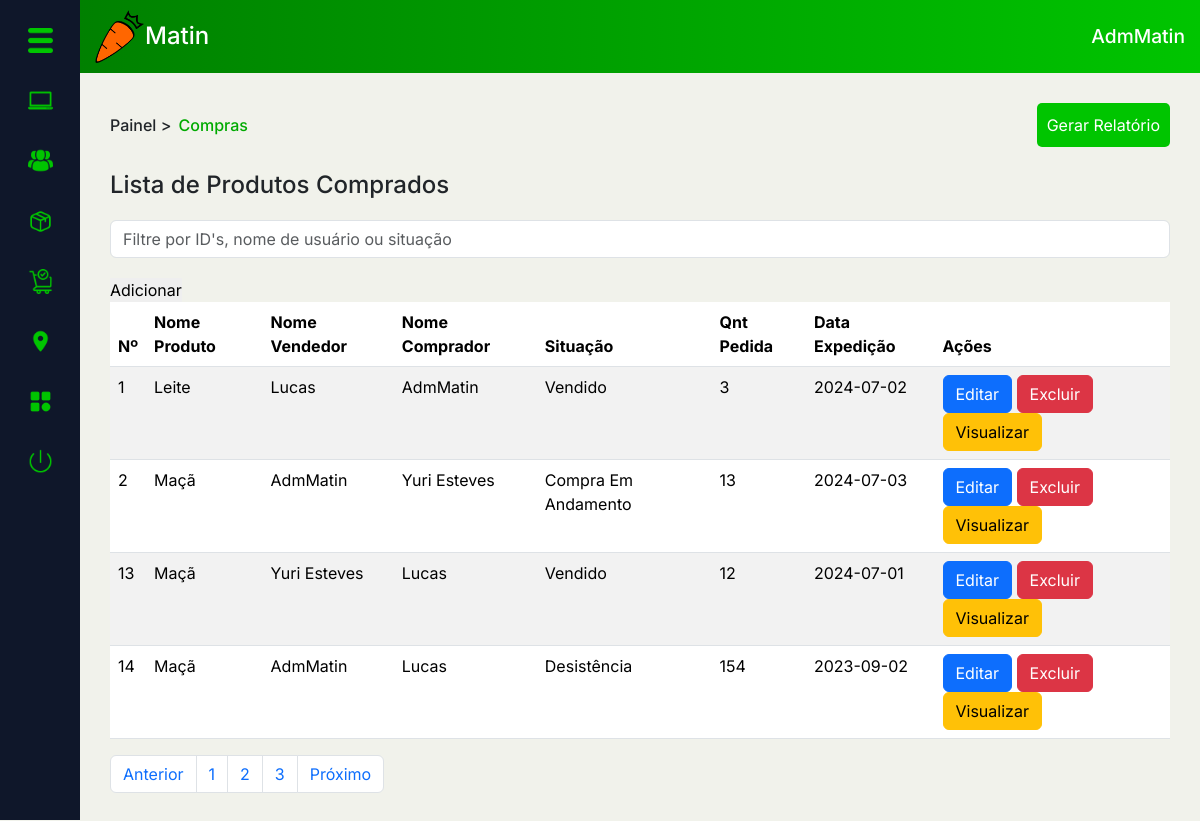
Page /PAGES/dashboard.php?page=compra_list (signed in) on the committed database.
### tables this page shows
CREATE TABLE `usuario` (
  `idUsu` int(11) NOT NULL,
  `nome_usu` varchar(50) NOT NULL,
  `ativo` enum('0','1') NOT NULL DEFAULT '1',
  `data_criacao` date NOT NULL,
  `email_usu` varchar(100) NOT NULL,
  `senha_usu` varchar(45) NOT NULL,
  `tel_usu` varchar(45) NOT NULL,
  `fotos_usu` varchar(45) NOT NULL DEFAULT 'sem_foto.png',
  `premium` enum('0','1') NOT NULL,
  `NR` varchar(45) NOT NULL,
  `comp` varchar(45) NOT NULL,
  `TCIR` enum('CPF','CNPJ') NOT NULL,
  `NRCIR` varchar(45) NOT NULL,
  `nvl_usu` enum('A','F','C') NOT NULL DEFAULT 'C',
  `Local_CEP` int(11) NOT NULL,
  `tipoLocal` enum('casa','trabalho') NOT NULL,
  `infoAddLocal` varchar(100) NOT NULL,
  `qnt_vendas_usuario` int(11) NOT NULL DEFAULT 0,
  `visto_por_ultimo` datetime DEFAULT NULL,
  `usu_online` tinyint(1) DEFAULT 0
);

CREATE TABLE `npedido` (
  `idNPedido` int(11) NOT NULL,
  `situacao` enum('CF','CA','CNR','A') NOT NULL,
  `data_criacao` date NOT NULL,
  `qnt_pedida` int(11) NOT NULL,
  `tipoqnt_ped` enum('kg','unid') NOT NULL,
  `idProduto` int(11) NOT NULL,
  `idUsuComprador` int(11) NOT NULL,
  `idUsuVendedor` int(11) NOT NULL
);

CREATE TABLE `produto` (
  `idProduto` int(11) NOT NULL,
  `nome_prod` varchar(100) NOT NULL,
  `qnt_prod_estoque` int(11) NOT NULL,
  `data_criacao_prod` date NOT NULL,
  `preco_prod` decimal(5,2) NOT NULL,
  `fotos_prod` varchar(100) NOT NULL DEFAULT 'sem_foto.png',
  `qnt_vendas` int(11) NOT NULL,
  `promocao` int(11) DEFAULT NULL,
  `parcela` int(11) DEFAULT NULL,
  `idCategoria` int(11) NOT NULL
);

### MODEL/autenticacao.php (called while the page is built, shortened)
<?php
function pegarIDUsuario(){
    return $_SESSION['idUsu'];
}
?>

### PAGES/DASHBOARD/compra_list.php (the view, shortened to what this page needs)
<div class="conteudo" id="conteudo2">
    <div class="top-cont">
        <div class="local">
            <h6><a href="../DASHBOARD/adminDash.php">Painel</a> > <mark>Compras</mark></h6>
            <a href="?page=relatorio&tipoLista=compra" target="_blank"><button>Gerar Relatório</button></a>
        </div>
    </div>
    <div class="main-cont">
        <div class="main-tit">
            <h4>Lista de Produtos Comprados</h4>
        </div>
        <div class="pesq">
            <div class="input-group flex-nowrap search-bar">
                <input type="search" class="form-control" placeholder="Filtre por ID's, nome de usuário ou situação" aria-label="Search" aria-describedby="addon-wrapping">
            </div>
            <a href="?page=add_usu&NdPAdd=1"><button class="btnAdd" type="button">Adicionar</button></a>
        </div>
        <table class="table table-striped">
            <thead>
                <tr>
                    <th scope="col">Nº</th>
                    <th scope="col">Nome Produto</th>
                    <th scope="col">Nome Vendedor</th>
                    <th scope="col">Nome Comprador</th>
                    <th scope="col">Situação</th>
                    <th scope="col">Qnt Pedida</th>
                    <th scope="col">Data Expedição</th>
                    <th scope="col">Ações</th>
                </tr>
            </thead>
            <tbody>
                <?php
                $pagina = 1;
                $limite = 4;
                $inicio = ($pagina * $limite) - $limite;
                $selectQ = "SELECT np.*, p.*, uComprador.nome_usu AS nomeComprador, uComprador.email_usu AS emailComprador, uVendedor.nome_usu AS nomeVendedor, uVendedor.email_usu AS emailVendedor FROM
                npedido np INNER JOIN produto p ON np.idProduto = p.idProduto INNER JOIN usuario uComprador ON np.idUsuComprador = uComprador.idUsu INNER JOIN usuario uVendedor ON np.idUsuVendedor = uVendedor.idUsu ORDER BY np.idNPedido LIMIT $inicio,$limite";
                $selectP = $cx->prepare($selectQ);
                $selectP->setFetchMode(PDO::FETCH_ASSOC);
                $selectP->execute();
                $total = $selectP->rowCount();
                if ($total == 0) {
                    echo "<p class='txtVermelho'>Não há registros no momento...</p>";
                } else {
                    while ($dados = $selectP->fetch()) {
                        echo "<tr>";
                        echo "<td scope='row'>{$dados['idNPedido']}</td>";
                        echo "<td>{$dados['nome_prod']}</td>";
                        echo "<td>{$dados['nomeVendedor']}</td>";
                        echo "<td>{$dados['nomeComprador']}</td>";
                        if ($dados['situacao'] == 'CNR') {
                            echo "<td class='txtVermelho'>Desistência</td>";
                        } elseif ($dados['situacao'] == 'CF') {
                            echo "<td class='txtVerde'>Vendido</td>";
                        } elseif ($dados['situacao'] == 'A') {
                            echo "<td class='txtAzul'>Em Processamento</td>";
                        } elseif ($dados['situacao'] == 'CA') {
                            echo "<td class='txtAzul'>Compra Em Andamento</td>";
                        }
                        echo "<td>{$dados['qnt_pedida']}</td>";
                        echo "<td>{$dados['data_criacao']}</td>";
                        echo "<td><a href='#'><button type='button' class='btn btn-primary'>Editar</button></a> <a href='#'><button type='button' class='btn btn-danger'>Excluir</button></a> <a href='#'><button type='button' class='btn btn-warning'>Visualizar</button></a></td>";
                        echo "</tr>";
                    }
                }
                ?>
            </tbody>
        </table>
        <nav aria-label="Page navigation example" class="navigation">
            <ul class="pagination">
                <li class="page-item"><a class="page-link" href="#">Anterior</a></li>
                <li class="page-item"><a class="page-link" href="#">1</a></li>
                <li class="page-item"><a class="page-link" href="#">2</a></li>
                <li class="page-item"><a class="page-link" href="#">3</a></li>
                <li class="page-item"><a class="page-link" href="#">Próximo</a></li>
            </ul>
        </nav>
    </div>
</div>

### PAGES/DASHBOARD/headerDash.php (shortened to what this page needs)
<?php
if (isset($idUsu)) {
    $selectQ = "SELECT * FROM usuario WHERE idUsu = $idUsu";
    $selectP = $cx->prepare($selectQ);
    $selectP->execute();
    $dados = $selectP->fetch(PDO::FETCH_ASSOC);
}
?>
<nav class="d-flex justify-content-between align-items-center header">
    <a href="../index.php">
        <div class="logo">
            <figure>
                <img src="../IMAGES/matin-logo-png.png" alt="Matin">
            </figure>
            <h1>Matin</h1>
        </div>
    </a>
    <div class="usuario">
        <h1><?php echo $dados['nome_usu'] ?></h1>
    </div>
</nav>

### ASSETS/GERAL.css (style rules this page uses)
:root { --preto00: black; --pretoAzulado: #0F172A; --branco00: white; --cinza00: #C1C1C1; --cinza01: #898989; --cinza02: #D9D9D9; --cinza03: #EAEAEA; --cinza04: #ABABAB; --laranja00: #FF6600; --laranja01: #FF9F5F; --laranjaClaro: #FFE0CC; --laranjaPressed: #d66215; --vermelho00: #FF2A2A; --vermelhoAviso: #B00000; --azulClaro: #009EBB; --verde00: #008000; --verde01: #00C500; --verde02: #00AA00; --verdePressed: #035f03; --bege00: #F1F2EB; --bege01: #F5FBEF; --bege02: #E5E0E0; --bege03: #F2EEEB; --fonte01: 'Inter', serif; }

### ASSETS/PAGINAS-CSS/dashboard.css (style rules this page uses)
body { background-color: var(--bege00) !important; }

### PAGES/DASHBOARD/sidebarDash.php (style rules this page uses)
h6, h5 { margin: 0 !important; }
li { list-style: none; }
img { width: 25px; }

### PAGES/DASHBOARD/headerDash.php (style rules this page uses)
.header { background: linear-gradient(to right, var(--verde00), var(--verde01)); padding: 10px 15px; width: 100%; }
a { margin: 0; text-decoration: none; }
figure, h1 { margin: 0; }
nav .logo h1 { font-size: 1.5em; color: var(--branco00); }
.usuario, .logo { display: flex; align-items: center; }
nav .usuario h1 { font-size: 1.2em; color: var(--branco00); }
.logo figure img { width: 50px; }

### PAGES/DASHBOARD/compra_list.php (style rules this page uses)
#conteudo2 { padding: 30px; }
h6 a { color: var(--preto); text-decoration: none; }
mark { background-color: transparent !important; color: var(--verde02); }
.search-bar { margin: 20px 0 !important; }
.local { display: flex; align-items: center; justify-content: space-between; }
.local button { padding: 10px; background-color: var(--verde01); border-radius: 05px; color: var(--branco00); }

### rows in the picture
usuario: nome_usu "AdmMatin"
npedido: idNPedido "1", idProduto.nome_prod "Leite", usuario.nome_usu "Lucas", usuario.nome_usu "AdmMatin", situacao "Vendido", qnt_pedida "3", data_criacao "2024-07-02"
npedido: idNPedido "2", idProduto.nome_prod "Maçã", usuario.nome_usu "AdmMatin", usuario.nome_usu "Yuri Esteves", situacao "Compra Em Andamento", qnt_pedida "13", data_criacao "2024-07-03"
npedido: idNPedido "13", idProduto.nome_prod "Maçã", usuario.nome_usu "Yuri Esteves", usuario.nome_usu "Lucas", situacao "Vendido", qnt_pedida "12", data_criacao "2024-07-01"
npedido: idNPedido "14", idProduto.nome_prod "Maçã", usuario.nome_usu "AdmMatin", usuario.nome_usu "Lucas", situacao "Desistência", qnt_pedida "154", data_criacao "2023-09-02"
